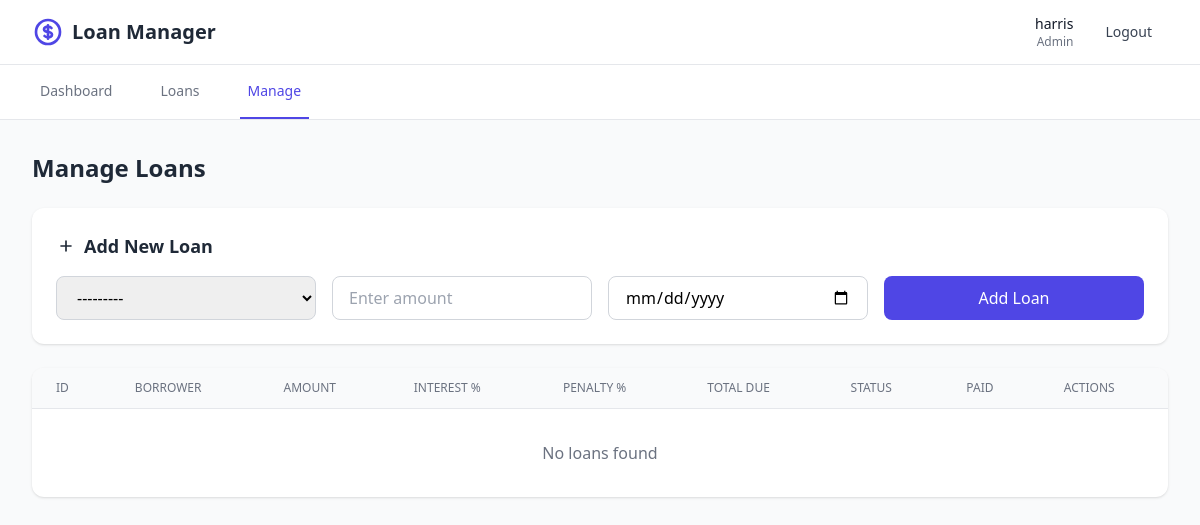
/manage/ (signed in), run on an earlier commit of the app's database.
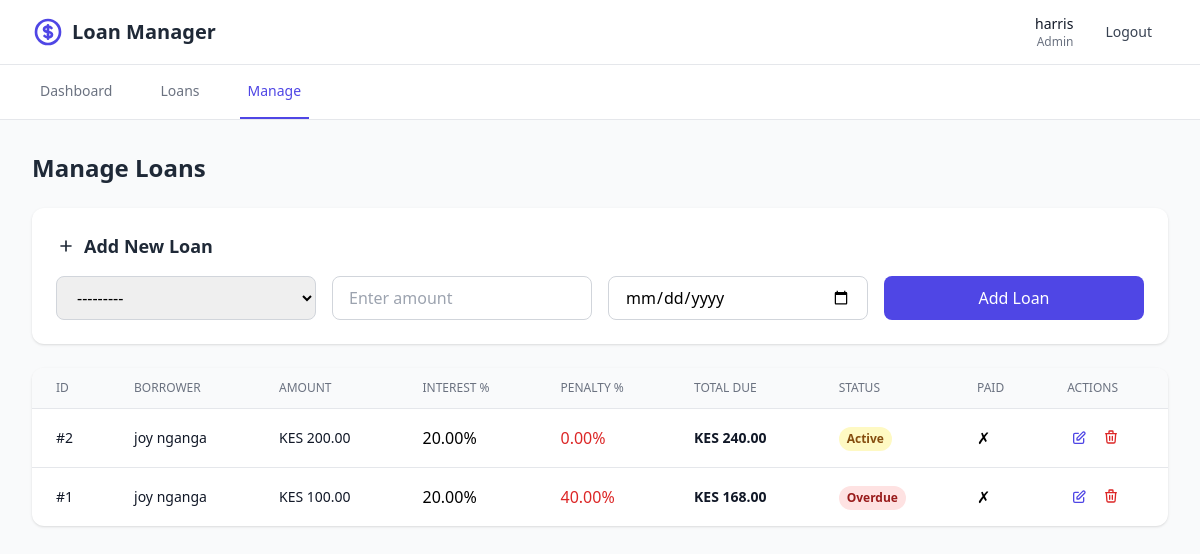
And on a later commit of the database.
### loans/models.py (models this page shows, shortened)
class Loan(models.Model):
    STATUS_CHOICES = [
        ('active', 'Active'),
        ('overdue', 'Overdue'),
        ('paid', 'Paid'),
    ]
    borrower = models.ForeignKey(User, on_delete=models.CASCADE, related_name='loans')
    amount = models.DecimalField(max_digits=10, decimal_places=2)
    interest_rate = models.DecimalField(max_digits=5, decimal_places=2, default=20.00)
    penalty_rate = models.DecimalField(max_digits=5, decimal_places=2, default=0.00)
    status = models.CharField(max_length=10, choices=STATUS_CHOICES, default='active')
    issue_date = models.DateField(auto_now_add=True)
    due_date = models.DateField()
    is_paid = models.BooleanField(default=False)
    created_at = models.DateTimeField(auto_now_add=True)
    updated_at = models.DateTimeField(auto_now=True)
    class Meta:
        ordering = ['-created_at']
    def calculate_interest(self):
        return self.amount * (self.interest_rate / Decimal('100'))
    def calculate_penalty(self):
        if self.penalty_rate > 0:
            amount_with_interest = self.amount + self.calculate_interest()
            return amount_with_interest * (self.penalty_rate / Decimal('100'))
        return Decimal('0')
    def total_amount_due(self):
        return self.amount + self.calculate_interest() + self.calculate_penalty()

### loans/views.py (the view)
# urls.py: path('manage/', views.manage_loans, name='manage_loans'),
@login_required
@user_passes_test(lambda u: u.is_staff)
def manage_loans(request):
    if request.method == 'POST':
        form = LoanForm(request.POST)
        if form.is_valid():
            form.save()
            messages.success(request, 'Loan added successfully!')
            return redirect('manage_loans')
    else:
        form = LoanForm()
    loans = Loan.objects.all().select_related('borrower')
    context = {
        'form': form,
        'loans': loans,
    }
    return render(request, 'loans/manage_loans.html', context)

### loans/forms.py
class LoanForm(forms.ModelForm):
    class Meta:
        model = Loan
        fields = ['borrower', 'amount', 'due_date']
        widgets = {
            'borrower': forms.Select(attrs={'class': 'px-4 py-2 border border-gray-300 rounded-lg focus:ring-2 focus:ring-indigo-500 w-full'}),
            'amount': forms.NumberInput(attrs={'class': 'px-4 py-2 border border-gray-300 rounded-lg focus:ring-2 focus:ring-indigo-500 w-full', 'placeholder': 'Enter amount'}),
            'due_date': forms.DateInput(attrs={'class': 'px-4 py-2 border border-gray-300 rounded-lg focus:ring-2 focus:ring-indigo-500 w-full', 'type': 'date'}),
        }
    def __init__(self, *args, **kwargs):
        super().__init__(*args, **kwargs)
        self.fields['borrower'].queryset = User.objects.filter(is_staff=False)

### templates/loans/manage_loans.html (shortened to what the changed rows need)
{% extends 'loans/base.html' %}
{% block content %}
<div class="space-y-6">
    <h2 class="text-2xl font-bold text-gray-800">Manage Loans</h2>
    <div class="bg-white rounded-xl shadow overflow-hidden">
        <div class="overflow-x-auto">
            <table class="w-full">
                <thead class="bg-gray-50 border-b border-gray-200">
                    <tr>
                        <th class="px-6 py-3 text-left text-xs font-medium text-gray-500 uppercase">ID</th>
                        <th class="px-6 py-3 text-left text-xs font-medium text-gray-500 uppercase">Borrower</th>
                        <th class="px-6 py-3 text-left text-xs font-medium text-gray-500 uppercase">Amount</th>
                        <th class="px-6 py-3 text-left text-xs font-medium text-gray-500 uppercase">Interest %</th>
                        <th class="px-6 py-3 text-left text-xs font-medium text-gray-500 uppercase">Penalty %</th>
                        <th class="px-6 py-3 text-left text-xs font-medium text-gray-500 uppercase">Total Due</th>
                        <th class="px-6 py-3 text-left text-xs font-medium text-gray-500 uppercase">Status</th>
                        <th class="px-6 py-3 text-left text-xs font-medium text-gray-500 uppercase">Paid</th>
                        <th class="px-6 py-3 text-left text-xs font-medium text-gray-500 uppercase">Actions</th>
                    </tr>
                </thead>
                <tbody class="divide-y divide-gray-200">
                    {% for loan in loans %}
                    <tr class="hover:bg-gray-50" id="loan-row-{{ loan.id }}">
                        <td class="px-6 py-4 text-sm text-gray-900">#{{ loan.id }}</td>
                        <td class="px-6 py-4 text-sm text-gray-900">{{ loan.borrower.get_full_name|default:loan.borrower.username }}</td>
                        <td class="px-6 py-4 text-sm text-gray-900">KES {{ loan.amount|floatformat:2 }}</td>
                        <td class="px-6 py-4">
                            <span class="view-mode-{{ loan.id }}">{{ loan.interest_rate }}%</span>
                        </td>
                        <td class="px-6 py-4">
                            <span class="view-mode-{{ loan.id }} text-red-600">{{ loan.penalty_rate }}%</span>
                        </td>
                        <td class="px-6 py-4 text-sm font-semibold text-gray-900">KES {{ loan.total_amount_due|floatformat:2 }}</td>
                        <td class="px-6 py-4">
                            <span class="view-mode-{{ loan.id }}">
                                {% if loan.is_paid %}
                                <span class="inline-flex px-2 py-1 text-xs font-semibold rounded-full bg-green-100 text-green-800">Paid</span>
                                {% elif loan.status == 'overdue' %}
                                <span class="inline-flex px-2 py-1 text-xs font-semibold rounded-full bg-red-100 text-red-800">Overdue</span>
                                {% else %}
                                <span class="inline-flex px-2 py-1 text-xs font-semibold rounded-full bg-yellow-100 text-yellow-800">Active</span>
                                {% endif %}
                            </span>
                        </td>
                        <td class="px-6 py-4">
                            <span class="view-mode-{{ loan.id }}">{% if loan.is_paid %}✓{% else %}✗{% endif %}</span>
                        </td>
                        <td class="px-6 py-4">
                            <div class="flex gap-2">
                                <button onclick="editLoan({{ loan.id }})" class="view-mode-{{ loan.id }} p-1 text-indigo-600 hover:bg-indigo-50 rounded" title="Edit">
                                    <svg class="w-4 h-4" fill="none" stroke="currentColor" viewBox="0 0 24 24">
                                        <path stroke-linecap="round" stroke-linejoin="round" stroke-width="2" d="M11 5H6a2 2 0 00-2 2v11a2 2 0 002 2h11a2 2 0 002-2v-5m-1.414-9.414a2 2 0 112.828 2.828L11.828 15H9v-2.828l8.586-8.586z"></path>
                                    </svg>
                                </button>
                                <form method="POST" action="{% url 'delete_loan' loan.id %}" style="display: inline;" onsubmit="return confirm('Are you sure you want to delete this loan?');">
                                    <button type="submit" class="view-mode-{{ loan.id }} p-1 text-red-600 hover:bg-red-50 rounded" title="Delete">
                                        <svg class="w-4 h-4" fill="none" stroke="currentColor" viewBox="0 0 24 24">
                                            <path stroke-linecap="round" stroke-linejoin="round" stroke-width="2" d="M19 7l-.867 12.142A2 2 0 0116.138 21H7.862a2 2 0 01-1.995-1.858L5 7m5 4v6m4-6v6m1-10V4a1 1 0 00-1-1h-4a1 1 0 00-1 1v3M4 7h16"></path>
                                        </svg>
                                    </button>
                                </form>
                            </div>
                        </td>
                    </tr>
                    {% empty %}
                    <tr>
                        <td colspan="9" class="px-6 py-8 text-center text-gray-500">No loans found</td>
                    </tr>
                    {% endfor %}
                </tbody>
            </table>
        </div>
    </div>
</div>
{% endblock %}

What changed in the data, as far as the page shows it:
added Loan: id "2", borrower.get_full_name "joy nganga", amount "200.00", interest_rate "20.00", penalty_rate "0.00", total_amount_due "240.00", is_paid "Active"
added Loan: id "1", borrower.get_full_name "joy nganga", amount "100.00", interest_rate "20.00", penalty_rate "40.00", total_amount_due "168.00", is_paid "Overdue"
Also different on the page:
text no longer shown: "No loans found"
